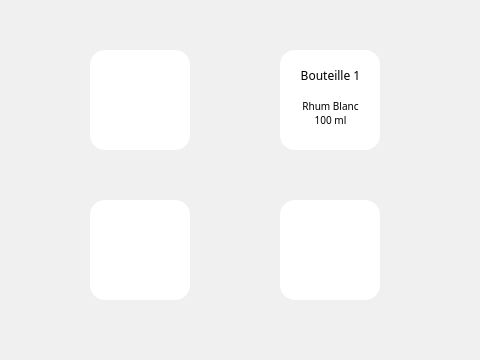
       <widget class="QWidget" name="plasticBottles">
        <property name="styleSheet">
         <string notr="true">background-color : #F0F0F0;</string>
        </property>
        <widget class="QWidget" name="layoutWidget2_2">
         <property name="geometry">
          <rect>
           <x>0</x>
           <y>0</y>
           <width>471</width>
           <height>351</height>
          </rect>
         </property>
         <layout class="QGridLayout" name="gridLayoutPlastic">
          <property name="sizeConstraint">
           <enum>QLayout::SetDefaultConstraint</enum>
          </property>
          <property name="leftMargin">
           <number>0</number>
          </property>
          <property name="rightMargin">
           <number>0</number>
          </property>
          <property name="spacing">
           <number>0</number>
          </property>
          <item row="1" column="0">
           <widget class="QFrame" name="frame_23">
            <property name="sizePolicy">
             <sizepolicy hsizetype="Fixed" vsizetype="Fixed">
              <horstretch>0</horstretch>
              <verstretch>0</verstretch>
             </sizepolicy>
            </property>
            <property name="minimumSize">
             <size>
              <width>100</width>
              <height>100</height>
             </size>
            </property>
            <property name="maximumSize">
             <size>
              <width>100</width>
              <height>100</height>
             </size>
            </property>
            <property name="styleSheet">
             <string notr="true">background-color: #FFFFFF; /* Couleur de fond blanc */
border-radius: 15px; /* Bords arrondis de 5px */
</string>
            </property>
            <property name="frameShape">
             <enum>QFrame::StyledPanel</enum>
            </property>
            <property name="frameShadow">
             <enum>QFrame::Raised</enum>
            </property>
           </widget>
          </item>
          <item row="0" column="1">
           <widget class="BottleParameter" name="glassBottle1_3">
            <property name="sizePolicy">
             <sizepolicy hsizetype="Fixed" vsizetype="Fixed">
              <horstretch>0</horstretch>
              <verstretch>0</verstretch>
             </sizepolicy>
            </property>
            <property name="minimumSize">
             <size>
              <width>100</width>
              <height>100</height>
             </size>
            </property>
            <property name="maximumSize">
             <size>
              <width>100</width>
              <height>100</height>
             </size>
            </property>
            <property name="styleSheet">
             <string notr="true">background-color: #FFFFFF; /* Couleur de fond blanc */
border-radius: 15px; /* Bords arrondis de 5px */
</string>
            </property>
            <property name="frameShape">
             <enum>QFrame::StyledPanel</enum>
            </property>
            <property name="frameShadow">
             <enum>QFrame::Raised</enum>
            </property>
            <widget class="QLabel" name="title_8">
             <property name="geometry">
              <rect>
               <x>10</x>
               <y>10</y>
               <width>81</width>
               <height>31</height>
              </rect>
             </property>
             <property name="font">
              <font>
               <family>CoconPro</family>
               <pointsize>-1</pointsize>
               <underline>false</underline>
              </font>
             </property>
             <property name="styleSheet">
              <string notr="true">font-size: 12px;
color: black;</string>
             </property>
             <property name="text">
              <string>Bouteille 1</string>
             </property>
             <property name="alignment">
              <set>Qt::AlignCenter</set>
             </property>
            </widget>
            <widget class="QLabel" name="title_9">
             <property name="geometry">
              <rect>
               <x>10</x>
               <y>40</y>
               <width>81</width>
               <height>31</height>
              </rect>
             </property>
             <property name="font">
              <font>
               <family>CoconPro</family>
               <pointsize>-1</pointsize>
              </font>
             </property>
             <property name="styleSheet">
              <string notr="true">font-size: 10px;
color: black;</string>
             </property>
             <property name="text">
              <string>Rhum Blanc</string>
             </property>
             <property name="alignment">
              <set>Qt::AlignCenter</set>
             </property>
            </widget>
            <widget class="QLabel" name="title_10">
             <property name="geometry">
              <rect>
               <x>10</x>
               <y>60</y>
               <width>81</width>
               <height>20</height>
              </rect>
             </property>
             <property name="font">
              <font>
               <family>CoconPro</family>
               <pointsize>-1</pointsize>
              </font>
             </property>
             <property name="styleSheet">
              <string notr="true">font-size: 10px;
color: black;</string>
             </property>
             <property name="text">
              <string>100 ml</string>
             </property>
             <property name="alignment">
              <set>Qt::AlignCenter</set>
             </property>
            </widget>
           </widget>
          </item>
          <item row="0" column="0">
           <widget class="QFrame" name="frame_26">
            <property name="sizePolicy">
             <sizepolicy hsizetype="Fixed" vsizetype="Fixed">
              <horstretch>0</horstretch>
              <verstretch>0</verstretch>
             </sizepolicy>
            </property>
            <property name="minimumSize">
             <size>
              <width>100</width>
              <height>100</height>
             </size>
            </property>
            <property name="maximumSize">
             <size>
              <width>100</width>
              <height>100</height>
             </size>
            </property>
            <property name="styleSheet">
             <string notr="true">background-color: #FFFFFF; /* Couleur de fond blanc */
border-radius: 15px; /* Bords arrondis de 5px */
</string>
            </property>
            <property name="frameShape">
             <enum>QFrame::StyledPanel</enum>
            </property>
            <property name="frameShadow">
             <enum>QFrame::Raised</enum>
            </property>
           </widget>
          </item>
          <item row="1" column="1">
           <widget class="QFrame" name="frame_27">
            <property name="sizePolicy">
             <sizepolicy hsizetype="Fixed" vsizetype="Fixed">
              <horstretch>0</horstretch>
              <verstretch>0</verstretch>
             </sizepolicy>
            </property>
            <property name="minimumSize">
             <size>
              <width>100</width>
              <height>100</height>
             </size>
            </property>
            <property name="maximumSize">
             <size>
              <width>100</width>
              <height>100</height>
             </size>
            </property>
            <property name="styleSheet">
             <string notr="true">background-color: #FFFFFF; /* Couleur de fond blanc */
border-radius: 15px; /* Bords arrondis de 5px */
</string>
            </property>
            <property name="frameShape">
             <enum>QFrame::StyledPanel</enum>
            </property>
            <property name="frameShadow">
             <enum>QFrame::Raised</enum>
            </property>
           </widget>
          </item>
         </layout>
        </widget>
       </widget>
